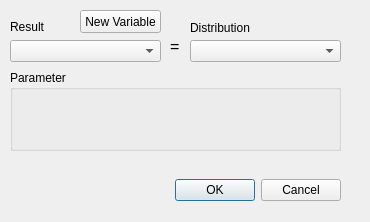
<?xml version="1.0" encoding="UTF-8"?>
<ui version="4.0">
 <class>randomSampleGenerator</class>
 <widget class="QDialog" name="randomSampleGenerator">
  <property name="geometry">
   <rect>
    <x>0</x>
    <y>0</y>
    <width>370</width>
    <height>222</height>
   </rect>
  </property>
  <property name="windowTitle">
   <string>Dialog</string>
  </property>
  <widget class="QDialogButtonBox" name="buttonBox">
   <property name="geometry">
    <rect>
     <x>120</x>
     <y>170</y>
     <width>221</width>
     <height>41</height>
    </rect>
   </property>
   <property name="orientation">
    <enum>Qt::Horizontal</enum>
   </property>
   <property name="standardButtons">
    <set>QDialogButtonBox::Cancel|QDialogButtonBox::Ok</set>
   </property>
  </widget>
  <widget class="QLabel" name="Result">
   <property name="geometry">
    <rect>
     <x>10</x>
     <y>20</y>
     <width>47</width>
     <height>13</height>
    </rect>
   </property>
   <property name="text">
    <string>Result</string>
   </property>
  </widget>
  <widget class="QComboBox" name="comboBoxVariables">
   <property name="geometry">
    <rect>
     <x>10</x>
     <y>40</y>
     <width>151</width>
     <height>22</height>
    </rect>
   </property>
  </widget>
  <widget class="QPushButton" name="pushButtonNewVar">
   <property name="geometry">
    <rect>
     <x>80</x>
     <y>10</y>
     <width>81</width>
     <height>23</height>
    </rect>
   </property>
   <property name="text">
    <string>New Variable</string>
   </property>
  </widget>
  <widget class="QLabel" name="equal">
   <property name="geometry">
    <rect>
     <x>170</x>
     <y>40</y>
     <width>47</width>
     <height>13</height>
    </rect>
   </property>
   <property name="font">
    <font>
     <pointsize>12</pointsize>
    </font>
   </property>
   <property name="text">
    <string>=</string>
   </property>
  </widget>
  <widget class="QComboBox" name="comboBoxVariables_2">
   <property name="geometry">
    <rect>
     <x>190</x>
     <y>40</y>
     <width>151</width>
     <height>22</height>
    </rect>
   </property>
  </widget>
  <widget class="QLabel" name="Distribution">
   <property name="geometry">
    <rect>
     <x>190</x>
     <y>20</y>
     <width>61</width>
     <height>16</height>
    </rect>
   </property>
   <property name="text">
    <string>Distribution</string>
   </property>
  </widget>
  <widget class="QGroupBox" name="groupBox">
   <property name="geometry">
    <rect>
     <x>10</x>
     <y>70</y>
     <width>331</width>
     <height>81</height>
    </rect>
   </property>
   <property name="title">
    <string>Parameter</string>
   </property>
  </widget>
 </widget>
 <resources/>
 <connections>
  <connection>
   <sender>buttonBox</sender>
   <signal>accepted()</signal>
   <receiver>randomSampleGenerator</receiver>
   <slot>accept()</slot>
   <hints>
    <hint type="sourcelabel">
     <x>248</x>
     <y>254</y>
    </hint>
    <hint type="destinationlabel">
     <x>157</x>
     <y>274</y>
    </hint>
   </hints>
  </connection>
  <connection>
   <sender>buttonBox</sender>
   <signal>rejected()</signal>
   <receiver>randomSampleGenerator</receiver>
   <slot>reject()</slot>
   <hints>
    <hint type="sourcelabel">
     <x>316</x>
     <y>260</y>
    </hint>
    <hint type="destinationlabel">
     <x>286</x>
     <y>274</y>
    </hint>
   </hints>
  </connection>
 </connections>
</ui>
